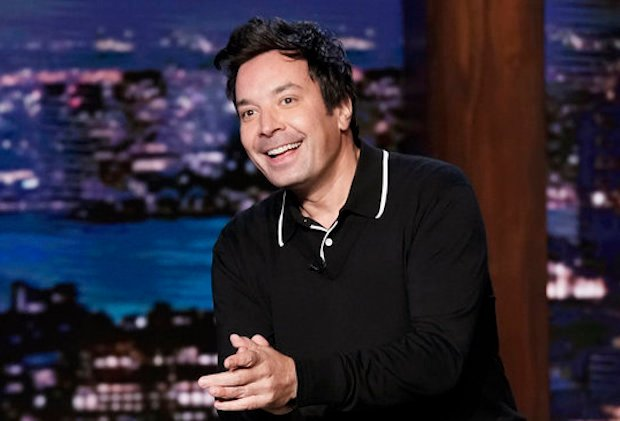
#> input picture Bonus/Exercise Bonus/Task 2/fallon.jpeg, 620 x 421 px
$ python cascade_detection.py
#> lines starting #> are read from the running program, lines starting #| are printed output that depends on the picture; after the words box and inside, x2 and y2 are one past the last pixel; in counts of white or black regions, pixels touching at a corner belong together
import numpy as np
#from cv2 import cv2
import cv2
import os

def CascadeDetection(imageFile, cascadeFile1, cascadeFile2):

    # Load the image
#> called with imageFile = 'fallon.jpeg', cascadeFile2 = 'cascades/haarcascade_smile.xml'
    image = cv2.imread(imageFile)
#> image is the input picture: shape (421, 620, 3); mean B, G, R 54.6, 41.5, 48.9

    # Create a copy of the image
    imageCopy = image.copy()


    # Convert the image from BGR to Grayscale
    # Load the cascades using cv2.CascadeClassifier

    ##-your-code-starts-here-##
    imageCopy_g = cv2.cvtColor(imageCopy, cv2.COLOR_BGR2GRAY)
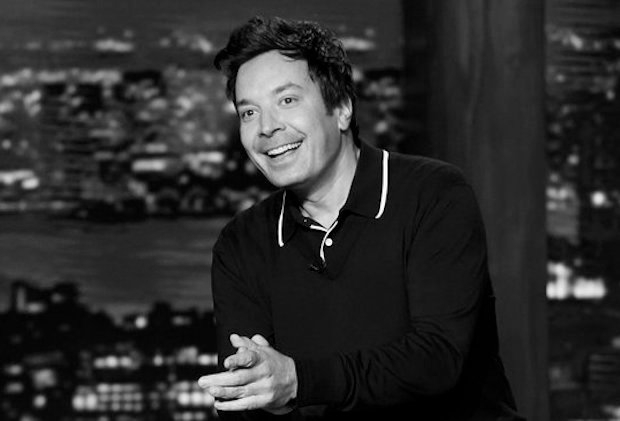
#> imageCopy_g: shape (421, 620); min 0, max 255, mean 45.2
    haarCascade1 = cv2.CascadeClassifier(cascadeFile1)
    haarCascade2 = cv2.CascadeClassifier(cascadeFile2)
    #-your-code-ends-here-##

    # Perform multi-scale face detection for the gray image using detectMultiScale

    #-your-code-starts-here-##
    detectedObjects = haarCascade1.detectMultiScale(imageCopy_g)
#> detectedObjects = [[217, 62, 111, 111]]
    #-your-code-ends-here-##

    #  Draw bounding boxes
    for bbox in detectedObjects:
        # Draw the bounding box with cv2.rectangle
        # Save cropped image to crop-variable based on bounding box coordinates
        #-your-code-starts-here-##
        x=bbox[0];y=bbox[1];w=bbox[2];h=bbox[3]
        image = cv2.rectangle(image, (x,y), (x+w,y+h), (0,255,0), thickness=2)
        crop = imageCopy_g[y:y+h, x:x+w] # replace me
        #-your-code-ends-here-##

        # Perform multi-scale smile detection for cropped image using detectMultiScale
        cropDetectedObjects = haarCascade2.detectMultiScale(crop) # replace me
        for bbox2 in cropDetectedObjects:
            # Draw the bounding box with cv2.rectangle

            #-your-code-starts-here-##
            x2=bbox2[0];y2=bbox2[1];w2=bbox2[2];h2=bbox2[3]
            image = cv2.rectangle(image, (x+x2,y+y2), (x+x2+w2,y+y2+h2), (0,255,255), thickness=2)
#> this loop made 1 pass
#> (x, y, w, h, cropDetectedObjects) on pass 1: (217, 62, 111, 111, [[30, 21, 40, 20], [32, 74, 59, 29]])
#> pass 1, in CascadeDetection, `image = cv2.rectangle(image, (x,y), (x+w,y+h), (0,255,0), thickness=2)`:
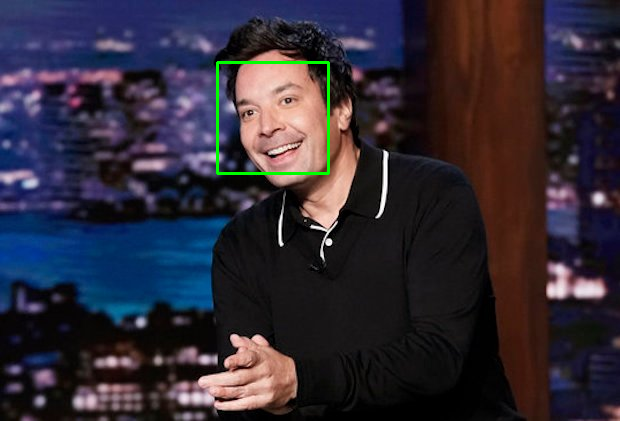
#> image: shape (421, 620, 3); 0.51% of pixels changed, all inside (x1, y1, x2, y2) = (216, 61, 330, 175)
#> pass 1, in CascadeDetection, `crop = imageCopy_g[y:y+h, x:x+w]`:
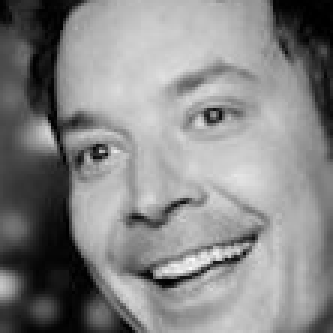
#> crop: shape (111, 111) (shown 3 times larger); min 0, max 250, mean 134.5
#> after the loop:
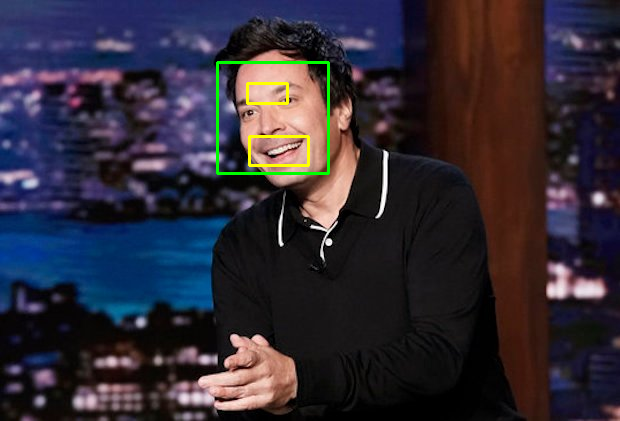
#> image: shape (421, 620, 3); 0.34% of pixels changed, all inside (x1, y1, x2, y2) = (246, 82, 310, 167)
            #-your-code-ends-here-##


    # Display the output
    cv2.imshow("Face and smile detection", image)
    cv2.waitKey(0)
    cv2.destroyAllWindows()

    # Return the bounding boxes
    return detectedObjects

os.chdir('/home/tuomas/Python/DATA.ML.300/Bonus/Exercise Bonus/Task 2/')
smileDetection = CascadeDetection("fallon.jpeg",
                                  "cascades/haarcascade_frontalface_default.xml",
                                  "cascades/haarcascade_smile.xml")
#> smileDetection = [[217, 62, 111, 111]]
